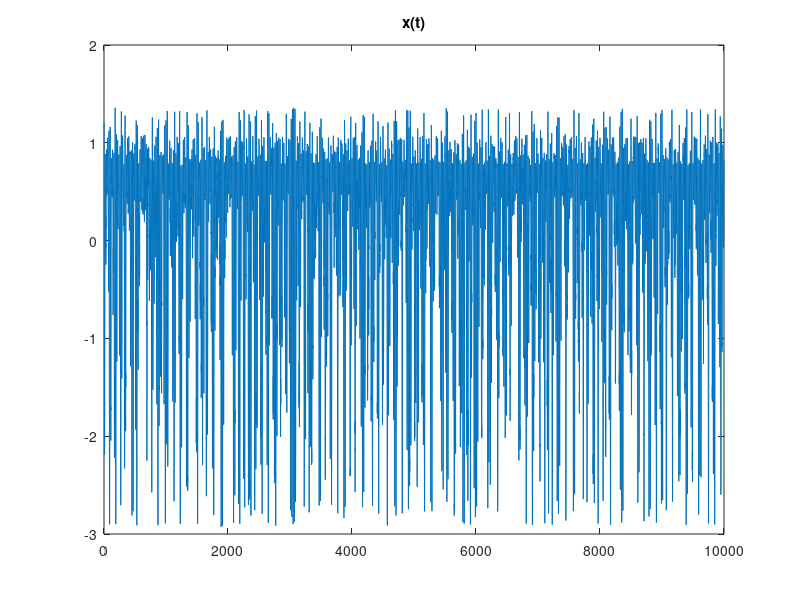
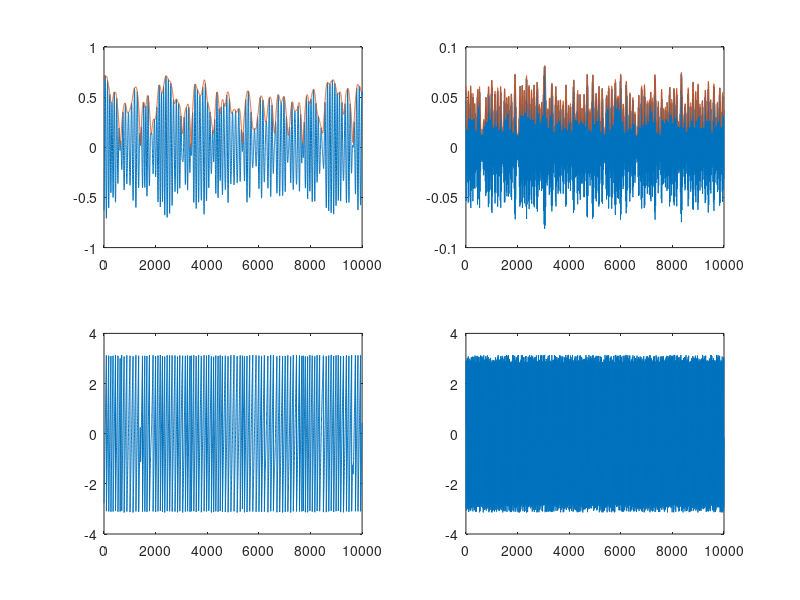

Write MATLAB code to recreate these figures, in order. (Note: this script raises an error after producing the figures.)
% rand('seed', 20150827); randn('seed', 20150827);

%% Setup frequencies of interest and corresponding filter banks
fs = 1000; % sampling frequency
f1 = 10 / fs;
f2 = 50 / fs;
df = 4 / fs; % pass band band-width

nTap = ceil(2/f1); %ceil(2/df); % For an FIR, nTap should be longer than one cycle of lowest freq
removeBoundaryHandle = @(z) z(nTap+1:end-nTap);

designBPhandle = @(f) firls(ceil(2/f), [0, f-df, f-df/2, f+df/2, f+df, 1/2] * 2, [0 0 1 1 0 0]);
b1 = designBPhandle(f1);
b2 = designBPhandle(f2);

%% Simulate some random signals
T = ceil(10 * fs);
TT = T + 2 * nTap;

switch(2)
case 1
e = randn(T + 2 * nTap, 1);
e1 = filtfilt(b1, 1, e);
e2 = filtfilt(b2, 1, e);
x = e1 .* sin((1:numel(e))'/T*8) + e2 .* e1;

case 2
e1 = cos(2 * pi * f1 * (1:TT) + 0.2 * cumsum(randn(1, TT)));
e2 = exp(-e1) .* cos(2 * pi * f2 * (1:TT));
x = e1 + e2;
x = x(:);
x = zscore(x) + 0.01 * randn(TT, 1);
end

figRaw = figure(4017); clf; plot(removeBoundaryHandle(x)); title('x(t)');
%% band-pass filter x
xLow = filtfilt(b1, 1, x);
xHigh = filtfilt(b2, 1, x);

%% Hilbert transform
X1 = hilbert(xLow);
X2 = hilbert(xHigh);

%% remove boundaries
x = removeBoundaryHandle(x);
xLow = removeBoundaryHandle(xLow);
xHigh = removeBoundaryHandle(xHigh);
X1 = removeBoundaryHandle(X1);
X2 = removeBoundaryHandle(X2);

%% Extract amplitude and phase from the analytical signal
aLow  = abs(X1); phiLow  = angle(X1);
aHigh = abs(X2); phiHigh = angle(X2);

%% Plot them
fig = figure(62789); clf;
subplot(2,2,1); plot(xLow);
hold all; plot(aLow);
subplot(2,2,3); plot(phiLow);
subplot(2,2,2); plot(xHigh);
hold all; plot(aHigh)
subplot(2,2,4); plot(phiHigh);
linkaxes(get(fig, 'Children'), 'x');

% Parameters for the surrogate generation
nSurrogate = 999; % number of shuffled surrogates requested
minTimeShift = 1 * fs; % minimum time to be separated to have phase decoherence
rpIdxAll = generateSurrogateIndices(T, minTimeShift, nSurrogate);

%% Inspect decoherence
% the phase autocorrelation should decay significantly by minTimeShift
[xcLow, lags]  = xcorr(phiLow,  ceil(min(T/4, minTimeShift*8)), 'coeff');
[xcHigh, lags] = xcorr(phiHigh, ceil(min(T/4, minTimeShift*8)), 'coeff');
figure(4125); clf; hold all; title('phase autocorrelation');
plot(lags(lags>=0), xcLow (lags>=0));
plot(lags(lags>=0), xcHigh(lags>=0));
line(minTimeShift * [1, 1], [-1, 1], 'Color', 'k');

%% Generate surrogates
xx1 = repmat(xLow(:), 1, nSurrogate+1);
xx2 = xHigh(rpIdxAll);
xaLow = repmat(aLow(:), 1, nSurrogate+1);
xphiLow = repmat(phiLow(:), 1, nSurrogate+1);
xaHigh = aHigh(rpIdxAll);
xphiHigh = phiHigh(rpIdxAll);

%%
CFC = cell(5, 1);
CFC{1} = estimateCFC_Canolty2006(f1, f2, xx1, xx2, xaLow, xphiLow, xaHigh, xphiHigh);
CFC{2} = estimateCFC_PLV_Lachaux1999(f1, f2, xx1, xx2, xaLow, xphiLow, xaHigh, xphiHigh);
CFC{3} = estimateCFC_ESC_Bruns2004(f1, f2, xx1, xx2, xaLow, xphiLow, xaHigh, xphiHigh);
CFC{4} = estimateCFC_GLM_Penny2008(f1, f2, xx1, xx2, xaLow, xphiLow, xaHigh, xphiHigh);
CFC{5} = estimateCFC_Tort2008(f1, f2, xx1, xx2, xaLow, xphiLow, xaHigh, xphiHigh);
CFCstr = {'MCS', 'PLV', 'ESC', 'R2R', 'EAA'};
% mean compound signal
% phase locking value
% envelop-to-signal correlation
% r^2 of regression
% entropy of average amplitude

%%
for kCFC = 1:numel(CFC)
    threshold = quantile(CFC{kCFC}(2:end), 1 - 0.05);
    pValue = (sum(CFC{kCFC}(2:end) > CFC{kCFC}(1)) + 1)/nSurrogate;
    m = mean(CFC{kCFC}(2:end));
    s = std(CFC{kCFC}(2:end));
    dev = (CFC{kCFC}(1) - m)/s;
    fprintf('CFC [%s]: %g\tp-value [%.4f]\tdeviation [%f]\n', CFCstr{kCFC}, CFC{kCFC}(1), pValue, dev);
end

figure(1408); clf; hold all;
hist(CFC{kCFC}(2:end), 20)
line(CFC{kCFC}(1) * [1, 1], [0, nSurrogate/10], 'Color', 'r');
line(threshold * [1, 1], [0, nSurrogate/10], 'Color', 'b');

return

%% Estimate simple PACs
rNESC = corr(cos(angle(X1)), abs(X2))
rAEC = corr(abs(X1), abs(X2))

%% Entropy of average amplitude conditioned on phase distribution method
% 
amp2 = abs(X2);
nBin = 18;
phaseBins = linspace(-pi, pi, nBin + 1);
phaseBinCenters = (phaseBins(1:end-1) + phaseBins(2:end))/2;
aacpd = zeros(numel(phaseBins)-1, 1);
for kBin = 1:numel(phaseBins)-1
    bIdx = phi >= phaseBins(kBin) & phi < phaseBins(kBin+1);
    aacpd(kBin) = mean(amp2(bIdx));
end
figure(957); clf;
bar(phaseBinCenters, aacpd);
aacpd = aacpd / sum(aacpd);
H = @(P) -sum(P(P~=0).*log(P(P~=0)));
Hmax = -log(1/nBin);
(Hmax - H(aacpd))/Hmax

%% dependence between the filtered signal and the amplitude signal
% I don't like phase signal because of phase slips
% also, don't need to be concerned with phase being circular variable
% the main problem is that overall amplitude fluctuations creates
% spurious PAC estimates.

% dep(xLow, abs(X2))
